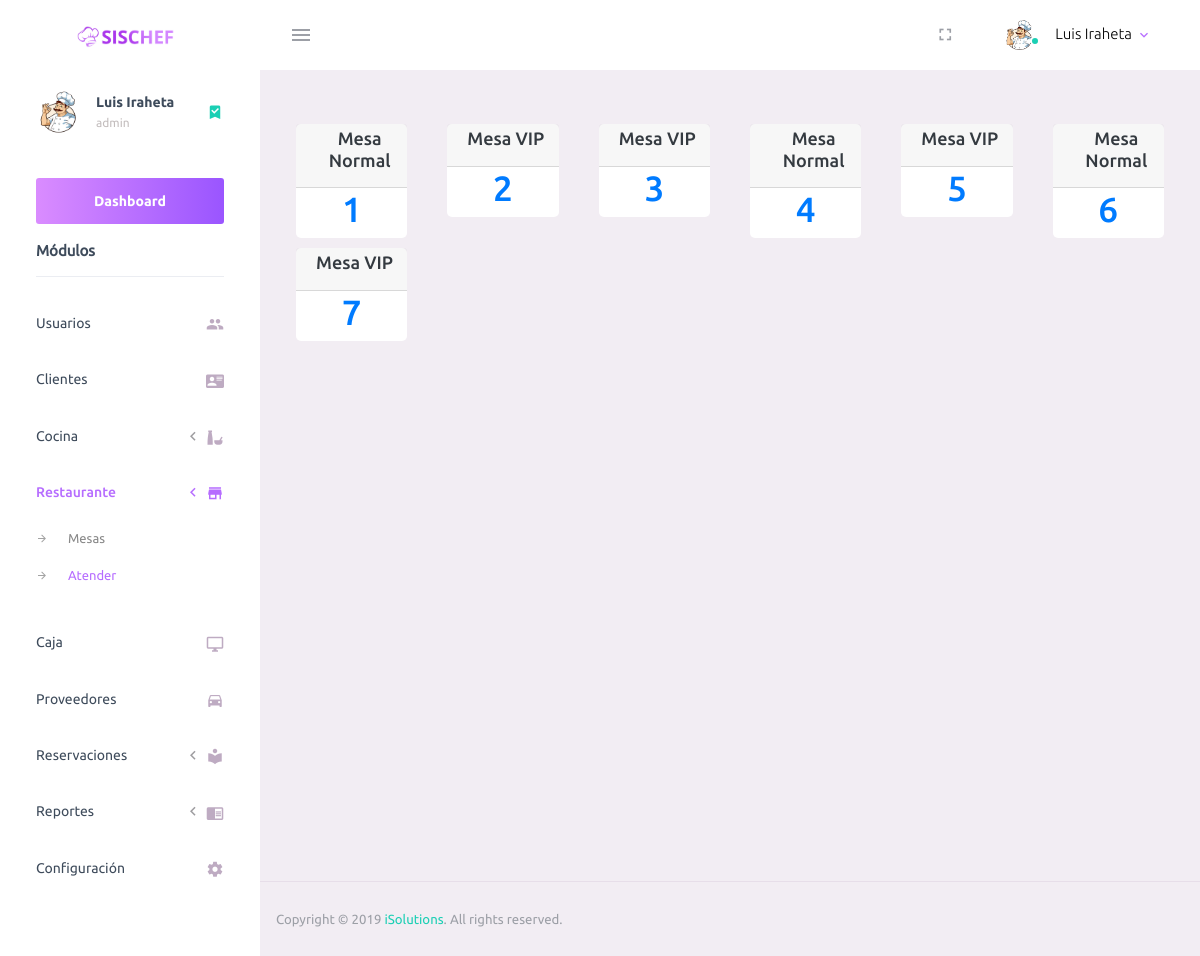
/admin/atencion.php (signed in), run on the app's committed database.
### tables this page shows
CREATE TABLE `settings` (
  `id` int(11) NOT NULL,
  `name` varchar(30) NOT NULL,
  `tel` varchar(14) NOT NULL,
  `nit` varchar(18) NOT NULL,
  `nrc` varchar(8) NOT NULL,
  `address` varchar(70) NOT NULL,
  `icon` varchar(50) NOT NULL,
  `stock` int(11) NOT NULL
);

CREATE TABLE `mesas` (
  `id` int(11) NOT NULL,
  `tipo` smallint(6) NOT NULL,
  `capacidad` smallint(6) NOT NULL,
  `estado` smallint(6) NOT NULL
);

### admin/atencion.php (the view, shortened to what this page needs)
<?php include_once("./template/_header.php");?>
<div class="main-panel">
    <div class="content-wrapper">
        <div class="row">
        <?php
			$cos = "SELECT id,tipo FROM mesas WHERE estado=0";
			$ejecutarcos = $conexion->query($cos);
            while ($reg2 = $ejecutarcos->fetch_assoc()) {?>
                <div class="col-md-2" style="padding-top:10px !important;">
                    <div class="card card-default">
                        <div class="card-header text-center header-sm" style="padding:0.25rem 0.25rem !important;">
                            <div class="d-flex align-items-center">
                                <div class="wrapper d-flex align-items-center">
                                    <h2 class="card-title ml-3">Mesa <?php echo $retVal = ($reg2["tipo"]==1) ? "Normal" : "VIP" ; ?></h2>
                                </div>
                            </div>
                        </div>
                        <div class="card-body" style="padding:0.0 !important;">
                            <div class="text-center">
                            <a style="text-decoration:none;" href="./atencion_detalle.php?m=<?php echo $reg2["id"]; ?>">
                                <h1><?php echo $reg2["id"]; ?></h1>
                            </a>
                            </div>
                        </div>
                    </div>
                </div>
                <?php } ?>
        </div>
    </div>
<?php  include_once("./template/_footer.php") ?>

### admin/template/_header.php (shortened to what this page needs)
<?php
include_once("config/conexion.php");
$sql = "SELECT * from settings";
$ejecutar = $conexion->query($sql);
$data = $ejecutar->fetch_row();
?>
<!DOCTYPE html>
<html lang="es">
  <head>
    <link rel="stylesheet" href="assets/vendors/mdi/css/materialdesignicons.min.css">
    <link rel="stylesheet" href="assets/vendors/css/vendor.bundle.base.css">
    <link rel="stylesheet" href="assets/css/style.css">
    <link rel="stylesheet" href="assets/plugin/datatables/dataTables.bootstrap4.css">
    <link rel="stylesheet" href="assets/css/select2.min.css">
    <link rel="stylesheet" href="assets/css/select2-bootstrap4.min.css">
  </head>
  <body>
    <div class="container-scroller">
      <nav class="navbar default-layout-navbar col-lg-12 col-12 p-0 fixed-top d-flex flex-row">
        <div class="text-center navbar-brand-wrapper d-flex align-items-center justify-content-center">
          <a class="navbar-brand brand-logo" href="dashboard.php"><img src="assets/images/logo-2.svg" alt="logo" /></a>
        </div>
        <div class="navbar-menu-wrapper d-flex align-items-stretch">
          <button class="navbar-toggler navbar-toggler align-self-center" type="button" data-toggle="minimize">
            <span class="mdi mdi-menu"></span>
          </button>
          <ul class="navbar-nav navbar-nav-right">
            <li class="nav-item d-none d-lg-block full-screen-link">
              <a class="nav-link">
                <i class="mdi mdi-fullscreen" id="fullscreen-button"></i>
              </a>
            </li>
            <li class="nav-item nav-profile dropdown">
              <a class="nav-link dropdown-toggle" id="profileDropdown" href="#" data-toggle="dropdown" aria-expanded="false">
                <div class="nav-profile-img">
                  <img src="<?php echo $data[6]; ?>" alt="image">
                  <span class="availability-status online"></span>
                </div>
                <div class="nav-profile-text">
                  <p class="mb-1 text-black"><?php echo $_SESSION["nombre"]; ?></p>
                </div>
              </a>
            </li>
          </ul>
        </div>
      </nav>
      <div class="container-fluid page-body-wrapper">
        <nav class="sidebar sidebar-offcanvas" id="sidebar">
          <ul class="nav">
            <li class="nav-item nav-profile">
              <a href="#" class="nav-link">
                <div class="nav-profile-image">
                  <img src="<?php echo $data[6]; ?>" alt="profile">
                </div>
                <div class="nav-profile-text d-flex flex-column">
                  <span class="font-weight-bold mb-2"><?php echo $_SESSION["nombre"]; ?></span>
                  <span class="text-secondary text-small"><?php echo $_SESSION["usuario"]; ?></span>
                </div>
                <i class="mdi mdi-bookmark-check text-success nav-profile-badge"></i>
              </a>
            </li>
            <li class="nav-item sidebar-actions" style="margin-top: 0rem !important;">
              <a  href="dashboard.php" class="btn btn-block btn-lg btn-gradient-primary mt-4">Dashboard</a>
              <span class="nav-link">
                <div class="border-bottom">
                  <h6 class="font-weight-normal mb-3"><b>Módulos</b></h6>
                </div>
              </span>
            </li>
            <?php if ($_SESSION["tipo"]==1) { ?>
            <li class="nav-item">
              <a class="nav-link" href="users.php">
                <span class="menu-title">Usuarios</span>
                <i class="mdi mdi-account-multiple menu-icon"></i>
              </a>
            </li>
            <li class="nav-item">
              <a class="nav-link" href="clients.php">
                <span class="menu-title">Clientes</span>
                <i class="mdi mdi-account-card-details menu-icon"></i>
              </a>
            </li>
            <?php } ?>
            <?php if ($_SESSION["tipo"]==1 || $_SESSION["tipo"]==2 ) { ?>
            <li class="nav-item">
              <a class="nav-link collapsed" data-toggle="collapse" href="#page-layouts-mesas" aria-expanded="false" aria-controls="page-layouts">
                <span class="menu-title">Cocina</span>
                <i class="menu-arrow"></i>
                <i class="mdi mdi-food-variant menu-icon"></i>
              </a>
            </li>
            <?php } ?>
            <?php if ($_SESSION["tipo"]==1 || $_SESSION["tipo"]==3 ) { ?>
            <li class="nav-item">
              <a class="nav-link collapsed" data-toggle="collapse" href="#page-layouts" aria-expanded="false" aria-controls="page-layouts">
                <span class="menu-title">Restaurante</span>
                <i class="menu-arrow"></i>
                <i class="mdi mdi-store menu-icon"></i>
              </a>
              <div class="collapse" id="page-layouts" style="">
                <ul class="nav flex-column sub-menu">
                  <li class="nav-item"> <a class="nav-link" href="./mesas.php">Mesas</a></li>
                  <li class="nav-item"> <a class="nav-link" href="./atencion.php">Atender</a></li>
                </ul>
              </div>
            </li>
            <?php } ?>
            <?php if ($_SESSION["tipo"]==1 || $_SESSION["tipo"]==4 ) { ?>
            <li class="nav-item">
              <a class="nav-link" href="caja.php">
                <span class="menu-title">Caja</span>
                <i class="mdi mdi-monitor menu-icon"></i>
              </a>
            </li>
            <?php } ?>
            <?php if ($_SESSION["tipo"]==1) { ?>
            <li class="nav-item">
              <a class="nav-link" href="providers.php">
                <span class="menu-title">Proveedores</span>
                <i class="mdi mdi-car menu-icon"></i>
              </a>
            </li>
            <?php } ?>
            <?php if ($_SESSION["tipo"]==1 || $_SESSION["tipo"]==4 ) { ?>
              <li class="nav-item">
              <a class="nav-link collapsed" data-toggle="collapse" href="#page-layouts-reservaciones" aria-expanded="false" aria-controls="page-layouts">
                <span class="menu-title">Reservaciones</span>
                <i class="menu-arrow"></i>
                <i class="mdi mdi-library menu-icon"></i>
              </a>
            </li>
            <?php } ?>
            <?php if ($_SESSION["tipo"]==1) { ?>
            <li class="nav-item">
              <a class="nav-link collapsed" data-toggle="collapse" href="#page-layouts-reports" aria-expanded="false" aria-controls="page-layouts">
                <span class="menu-title">Reportes</span>
                <i class="menu-arrow"></i>
                <i class="mdi mdi-book-open menu-icon"></i>
              </a>
            </li>
            <li class="nav-item">
              <a class="nav-link" href="settings.php">
                <span class="menu-title">Configuración</span>
                <i class="mdi mdi-settings menu-icon"></i>
              </a>
            </li>
            <?php } ?>
          </ul>
        </nav>

### data on the page
settings: icon (picture)
mesas: tipo "Normal", id "1"
mesas: tipo "VIP", id "2"
mesas: tipo "VIP", id "3"
mesas: tipo "Normal", id "4"
mesas: tipo "VIP", id "5"
mesas: tipo "Normal", id "6"
mesas: tipo "VIP", id "7"

### other printed values
$_SESSION["nombre"] "Luis Iraheta"
$_SESSION["usuario"] "admin"
